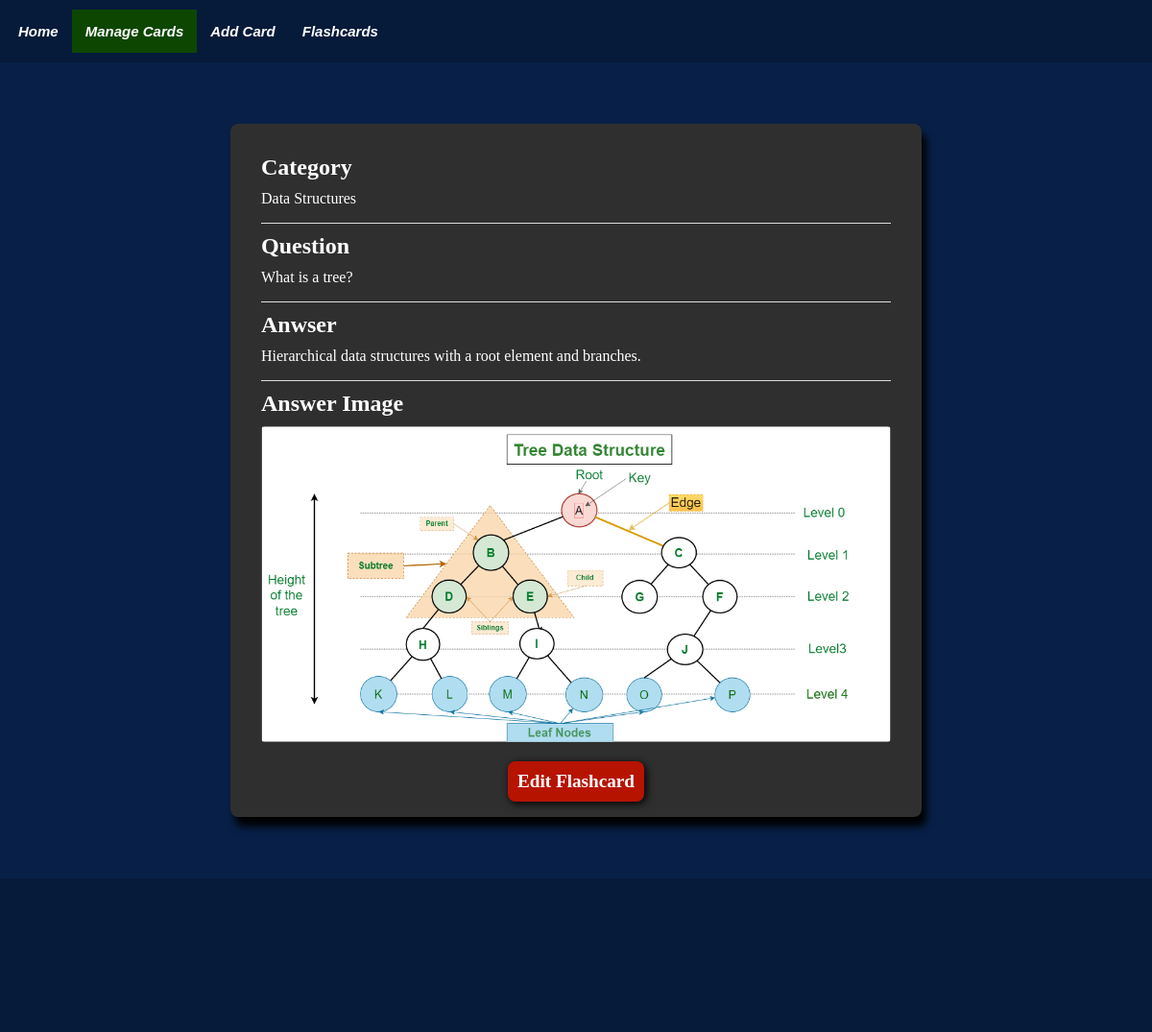
Screenshot of /view_flashcard/27 with the database file from the repository.
### tables this page shows
CREATE TABLE Flashcards(
                    cid INTEGER PRIMARY KEY AUTOINCREMENT,
                    category TEXT NOT NULL,
                    question TEXT,
                    answer TEXT,
                    qid INTEGER REFERENCES Figure(fid), 
                    aid INTEGER REFERENCES Figure(fid)
            );

CREATE TABLE Figure(
                    fid INTEGER PRIMARY KEY AUTOINCREMENT,
                    code_block TEXT,
                    code_type TEXT,
                    image_file TEXT
            );

### app/routes.py (the view)
@app.route("/view_flashcard/<key>")
def view_flashcard_route(key):
    data = database.view_card(key=key)
    categories = database.view_allcategories()
    return render_template('view_flashcard.html', nav_id="manage-page", data=data, categories=categories)

### app/database.py (called while the page is built)
def view_allcategories():
    try:
        with sqlite3.connect(DATABASE) as conn:
            c = conn.cursor()
            LOGGER.info(f"SELECT category, COUNT(*) as count FROM Flashcards GROUP BY category")
            c.execute("SELECT category, COUNT(*) as count FROM Flashcards GROUP BY category")
            card_data = c.fetchall()
            response = {}
            for x in card_data:
                key = x[0]              # Category type
                response[key] = x[1]    # Number of question in the category
        return response
    except sqlite3.Error as e:
        LOGGER.error(f"An error occured when retrieving from the database: {e}")
        return None

### app/templates/view_flashcard.html (shortened to what this page needs)
{% extends "base.html" %}
{% block content %}
<div class="flashcard-content">
    <div class="flashcard-content-inner">
        <h2>Category</h2>
        <p>{{ data['category'] | escape }}</p>
    </div>
    <div class="flashcard-content-inner">
        <h2>Question</h2>
        <p>{{ data['question'] | escape }}</p>
    </div>
    <div class="flashcard-content-inner">
        <h2>Anwser</h2>
        <p>{{ data['answer'] | escape }}</p>
    </div>
    {% if data['a_image_file'] %}
        <div class="flashcard-content-inner">
            <h2>Answer Image</h2>
            <img class="card-image" src="{{ url_for('static', filename='images/' + data['a_image_file']) }}" alt="{{ data['a_image_file'] }}">
        </div>
    {% endif %}
    <a class="edit-btn view-btn" href="{{ url_for('edit_flashcard_route', key=data['key']) | escape }}">
        Edit Flashcard
    </a>
</div>
{% endblock %}

### app/static/css/base.css (style rules this page uses)
* { padding: 0; margin: 0; box-sizing: border-box; }
body { background-color: #082048; font-family: 'Times New Roman', Times, serif; width: 100%; position: relative; display: flex; flex-direction: column; min-height: 100vh; }
.card-image { border-radius: 4px; height: fit-content; max-height: 100%; max-width: 100%; }
.flashcard-content { background-color: #2f2f2f; color: #FFFFFF; box-shadow: 5px 10px 8px #000; margin: 0 auto 4rem auto; padding: 1rem; border-radius: 8px; width: 60vw; }
.flashcard-content-inner { margin: 1rem; border-top: 1px solid #ddd;; }
.flashcard-content-inner h2 { margin: 10px 0; }
.flashcard-content-inner:first-child { border-top: none; }
.edit-btn { border: none; display: block; margin: 0 auto; padding: 10px; background-color: #b71301; box-shadow: 2px 2px 8px #000; border-radius: 8px; color: #FFFFFF; font-weight: bold; font-size: larger; }
.view-btn { text-decoration: none; text-align: center; width:fit-content; }

### rows the page displays
Flashcards: category "Data Structures", question "What is a tree?", answer "Hierarchical data structures with a root element and branches."
Figure: image_file (picture)
